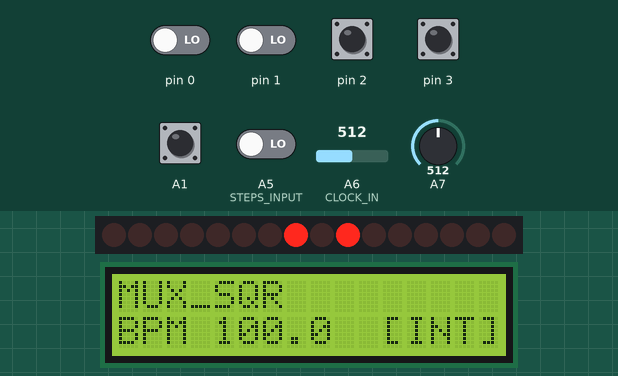
Recording of a program running on a simulated Arduino Nano, built with avr-gcc and run on an emulated ATmega328P. Shown: 16 shift-register outputs drawn as a row of LEDs (first output left, lit = HIGH), 16×2 character LCD. Wiring (inferred from the names in the program): 2 × shift register (74HC595): data pin 11; shift clock pin 13; latch A3. Wiring (inferred from the signals the program sends): row of LEDs: on Q0, Q1, Q2, Q3, Q4, Q5, Q6, Q7, Q8, Q9, Q10, Q11, Q12, Q13, Q14, Q15. The test bench sets the inputs (shaded band); at power-on: A1, pin 2, pin 3 HIGH, A5 (STEPS_INPUT), pin 0, pin 1 LOW, A6 (CLOCK_IN) = 512, A7 = 512. Random numbers use the default seed unless the program sets one; what the program prints to the serial monitor is not drawn.

Above: at 1.2 s.
1.3 s: A6 (CLOCK_IN) set to 608
4.3 s: A6 (CLOCK_IN) set to 637
At 5.8 s:
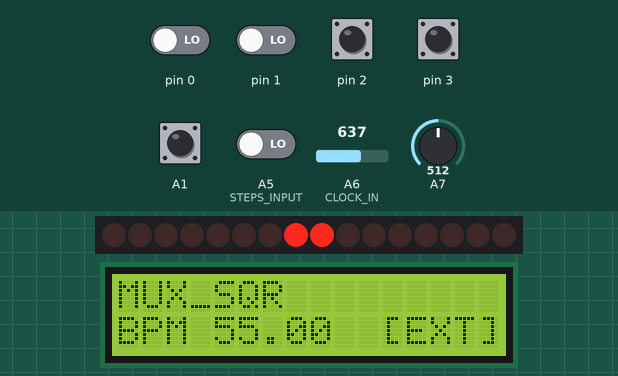
7.3 s: A1 pulled LOW for 0.15 s
At 7.8 s:
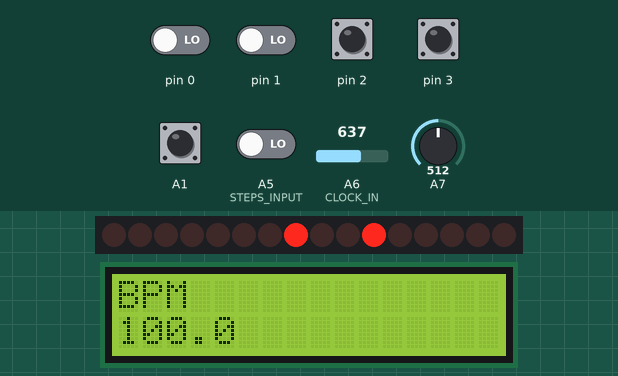
8.0 s: A5 (STEPS_INPUT) driven HIGH
At 9.5 s:
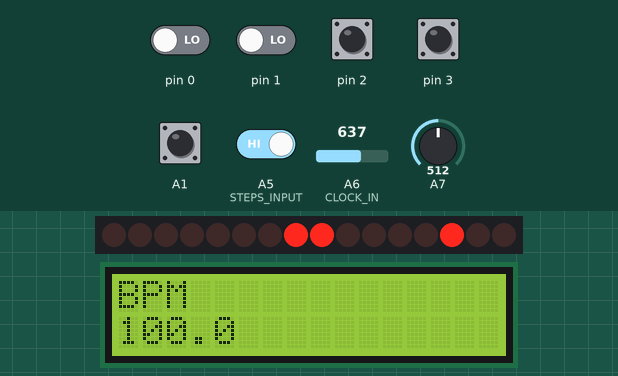
10.6 s: A7 set to 0
At 11.0 s:
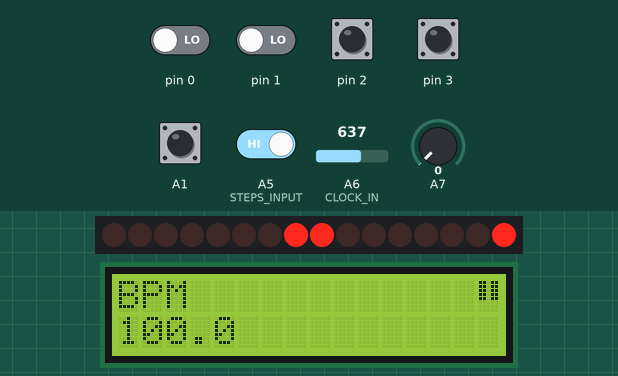
Timing chart, 0 to 13.6 s (numbered marks = the images above; inputs shaded):
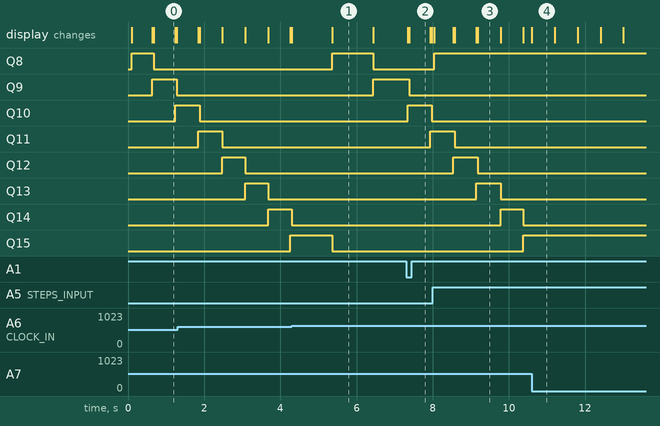

The program:

main.cpp
```cpp
#include "global.h"
#include "utils.h"

bool debug =  true;

void debugger()
{
  // serial(" externalMillis ", clock.externalClockMillis);
  // serial(" externalFlag ", clock.isExternalClock);
  // serial(" single ", encoderSetButton.singlePressActive);

  // Serial.println();
}

void print()
{
  menu.pause(pauseButton.singlePressActive);
  menu.print();
  menu.functionSelected();
  clock.output();
}

void updateMultiplexer()
{
  if(!menu.selectFunction) {
    byte state = sequencer.getStepsState();
    int position = sequencer.getPosition();

    bool stepOn = bitRead(state, position);

    if(stepOn)
      multiplexer.unmute();
    else
      multiplexer.mute();

    multiplexer.selector(sequencer.getPosition());
  }
}
void updateSequence()
{
  clock.update();
  if(
    clock.tick
    && !clock.paused
    && !pauseButton.singlePressActive
  ) {
    sequencer.changeStep();
  }

}
void updateVariables()
{
  if(menu.isSetMode()) menu.functionSelected();
}
void update()
{
  updateVariables();
  updateSequence();
  updateMultiplexer();
}

void checkEncoder()
{
  if(encoder.newDataAvailable()){
    if(!menu.selectFunction)
      menu.selectIndex(encoder.getDirection());
    else menu.functionSelected();

    menu.clear();
    print();
  };
}
void checkSetEncoder()
{
  encoderSetButton.check();
  if(encoderSetButton.isDoublePressed)
  {
    menu.setFunction = true;
    menu.clear();
    menu.print();
    menu.functionSelected();
    menu.escape();
  }
  if(encoderSetButton.isSinglePressed)
  {
    menu.selectFunction = true;
    menu.clear();
    menu.print();
    menu.functionSelected();
  }
}
void checkRegister()
{
  stepButtonPanel.output(sequencer.getStepsAndPosition());
  if(!stepButtonPanel.lock){
    byte activeSteps = stepButtonPanel.check();
    sequencer.setStepsState(activeSteps);
  }
}
void checkClock()
{
  clock.check();
}
void checkPause()
{
  pauseButton.check();
  if(pauseButton.singlePressActive)
    clock.pause();
  else
    clock.play();
}
void check()
{

  checkPause();
  checkSetEncoder();
  checkEncoder();
  checkClock();
  checkRegister();

}

bool running()
{
  if(debug) debugger();
  check();
  update();
  print();

  return true;
}

void setup()
{
  sequencer.begin();
  clock.begin();
  display.begin();
  encoder.begin();
  multiplexer.begin();
  stepButtonPanel.begin();
  menu.begin();

  if(debug){
    Serial.begin(115200);
    Serial.println("serial connected");
  }

  check();
  update();

}

void loop()
{
  while (
    running()
  );
}
```

global.h
```cpp
#ifndef GLOBAL_H_
#define GLOBAL_H_

#include "sequencer/sequencer.h"
#include "encoder/encoder.h"
#include "controller/controller.h"
#include "display/display.h"
#include "shiftRegister/shiftRegister.h"
#include "multiplexer/multiplexer.h"
#include "menu/menu.h"
#include "clock/clock.h"

extern Clock          clock;
extern Sequencer      sequencer;
extern Encoder        encoder;
extern Controller     encoderSetButton;
extern Controller     pauseButton;
extern ShiftRegister  stepButtonPanel;
extern Multiplexer    multiplexer;
extern Display        display;
extern Menu           menu;

#endif
```

menuFunctions.h
```cpp
#include "global.h"
#include "utils.h"

//BPM
void fn101() {
  if(clock.isExternalClock){
    if(menu.selectFunction){
      display.print("[EXT]", 0, 1);
    } else {
      display.print(clock.millisToBpm(clock.externalClockMillis));
      display.print("[EXT]", 11, 1);
    }
  } else {
    if(menu.selectFunction){
      clock.setSpeedInBpm(encoder.getDirection());
      display.print(clock.getSpeed(), 0, 1);

      if(menu.setFunction) menu.escape();
    } else {
      display.print(clock.getSpeed());
      display.print("[INT]", 11, 1);
    }
  }
}
// CURRENT STEP
void fn201() {
  if(menu.selectFunction) {
    clock.pause();
    stepButtonPanel.locked();
    stepButtonPanel.check();

    uint8_t position = stepButtonPanel.isKeyPressed ?
      stepButtonPanel.keyPressed : sequencer.getPosition();

    sequencer.setPosition(position);
    sequencer.setPositionVariation(encoder.getDirection());

    multiplexer.unmute();
    multiplexer.selector(sequencer.getPosition());

    stepButtonPanel.output(1 << position);
    display.print(sequencer.getPosition() + 1, 0, 1);

    if(menu.setFunction){
      stepButtonPanel.unlocked();
      menu.escape();
    }
  } else {
    clock.play();
    display.print(sequencer.getPosition() + 1);
  }
}
// SEQUENCE
void fn301() {
  static byte subMenu = 0;
  if(menu.selectFunction) {
    subMenu += encoder.getDirection();
    // SUBMENU[] labels range
    subMenu = constrain(subMenu, 0, 3);

    display.print(menu.SUBMENU[subMenu], 0, 1);

    if(menu.setFunction){
      sequencer.setSequenceMode(subMenu);
      menu.escape();
    }
  } else {
    display.print(menu.SUBMENU[subMenu]);
  }
}
// CLOCK FACTOR
void fn401() {
  static byte subMenu = 6;
  if(menu.selectFunction) {
    subMenu += encoder.getDirection();
    // SUBMENU[] labels range
    subMenu = constrain(subMenu, 0, 12);

    if(menu.setFunction){
      clock.setInternalFactor(subMenu);
      menu.escape();
    }

    display.print(menu.FACTOR[subMenu], 0, 1);
  } else {
    display.print(menu.FACTOR[subMenu], 13, 1);
  }
}
//RESET STEPS
void fn501() {
  static byte subMenu = 0;
  if(menu.selectFunction) {
    subMenu += encoder.getDirection();
    // SUBMENU[] labels range
    subMenu = constrain(subMenu, 4, 6);
    if(menu.setFunction){
      if(subMenu == 4) sequencer.resetSequence(ALL_ON);
      if(subMenu == 5) sequencer.resetSequence(ALL_OFF);
      if(subMenu == 6) menu.escape();
      menu.escape();
    }
    display.print(menu.SUBMENU[subMenu], 0, 1);
  }
}
//CUSTOM SEQUENCE
void fn601() {
  static byte index = 0;
  byte step = 0;
  if(menu.selectFunction){
    stepButtonPanel.locked();
    stepButtonPanel.check();

    index += encoder.getDirection();
    index = index % 8;

    if(stepButtonPanel.isKeyPressed){
      step = stepButtonPanel.keyPressed;
      sequencer.setStep(index, step);
    }

    for(byte i = 0 ; i < 8 ; i++)
    if(index == i)
      display.blink(sequencer.getStep(i) + 1, i * 2, 1);
    else
      display.print(sequencer.getStep(i) + 1, i * 2, 1);

    if(menu.setFunction){
      stepButtonPanel.unlocked();
      menu.escape();
    }
  }
}

void fn6011(){
  display.print("GENERATE", 0, 1);
}

void fn6012(){
  display.print("SAVE", 0, 1);
}

void fn6013(){
  display.print("LOAD", 0, 1);
}
```

pinout.h
```cpp
#include <Arduino.h>

// #define PROTOTYPE_BOARD
// #define METRIC_BOARD
#define METRIC_BOARD_V2

#ifdef PROTOTYPE_BOARD
  #define SHIFT_REG_SCK         13  // to 74HC595 SH_CP [PIN 11]
  #define SHIFT_REG_MOSI        11  // to 74HC595 DS    [PIN 14]
  #define SHIFT_REG_LATCH_LCD   10  // to 74HC595 ST_CP [PIN 12]
  #define SHIFT_REG_LATCH_BTNS  8   // to 74HC595 ST_CP [PIN 12]

  #define ENCODER_A       2
  #define ENCODER_B       3
  #define ENCODER_SET     4

  #define MUX_A           5
  #define MUX_B           6
  #define MUX_C           7

  #define CLOCK_OUT       9
  #define CLOCK_IN        12

  #define PAUSE_BUTTON    A0
  #define STEP_CTRL_INPUT A1

  #define LCD_CHARS 16
  #define LCD_LINES 2

  #define ENCODER_MIN -1000
  #define ENCODER_MAX 1000

#elif defined(METRIC_BOARD)
  #define REGISTER_SCK    13
  #define REGISTER_MOSI   11
  #define REGISTER_LATCH  A3

  #define ENCODER_A     3
  #define ENCODER_B     2
  #define ENCODER_SET   A7

  #define MUX_A         12
  #define MUX_B         10
  #define MUX_C         A0
  #define MUX_INH       A5

  #define CLOCK_OUT     A2
  #define CLOCK_IN      A6

  #define PAUSE_BUTTON  A1
  #define STEPS_INPUT   A4

  #define LCD_RS        4
  #define LCD_EN        5
  #define LCD_D4        6
  #define LCD_D5        7
  #define LCD_D6        8
  #define LCD_D7        9

  #define LCD_CHARS     16
  #define LCD_LINES     2

  #define ENCODER_MIN   -500
  #define ENCODER_MAX   500

  #define ALL_ON        true
  #define ALL_OFF       false

#elif defined(METRIC_BOARD_V2)
  #define REGISTER_SCK    13
  #define REGISTER_MOSI   11
  #define REGISTER_LATCH  A3

  #define ENCODER_A     2
  #define ENCODER_B     3
  #define ENCODER_SET   A1

  #define MUX_A         12
  #define MUX_B         10
  #define MUX_C         A0
  #define MUX_INH       A4

  #define CLOCK_OUT     A2
  #define CLOCK_IN      A6

  #define PAUSE_BUTTON  A7
  #define STEPS_INPUT   A5

  #define LCD_RS        4
  #define LCD_EN        5
  #define LCD_D4        6
  #define LCD_D5        7
  #define LCD_D6        8
  #define LCD_D7        9

  #define LCD_CHARS     16
  #define LCD_LINES     2

  #define ENCODER_MIN   -500
  #define ENCODER_MAX   500

  #define ALL_ON        true
  #define ALL_OFF       false
#endif
```

utils.h
```cpp
#include <Arduino.h>

#ifndef UTILS_H_
#define UTILS_H_

#define serial(label, value) Serial.print(label); Serial.print("_"); Serial.print(value); Serial.print("  ");

// void printByte(byte b)
// {
//   for(int i = 7; i >= 0; i--)
//     Serial.print(bitRead(b,i));
// }

// int serialInput()
// {
//   static int input = 0;

//     if (Serial.available()) {
//       input = Serial.parseInt();
//       Serial.print("serial input: ");
//       Serial.println(input);
//     }

//     return input;
// }

#endif
```

clock.cpp
```cpp
#include "clock.h"
#include "pinout.h"
#include "utils.h"

#define READ_TRESHOLD 620

Clock::Clock(float _bpm)
{
  bpm = _bpm;
  internalClockMillis = bpmToMillis(bpm);
}
void Clock:: begin(){
  pinMode(CLOCK_IN, INPUT);
  pinMode(CLOCK_OUT, OUTPUT);

  currentMillis = millis();
}
// speed methods
void Clock::setSpeedInMillis(int millis){
  internalClockMillis = millis;
  bpm = millisToBpm(internalClockMillis);
}

void Clock::setSpeedInBpm(float variation){
  bpm += variation;
  internalClockMillis = bpmToMillis(bpm);
}

uint32_t Clock::bpmToMillis(float bpm){
 return ( 60000 / bpm );
}

float Clock::millisToBpm(int millis){
 return ( 60000 / millis );
}

float Clock::getSpeed(){
  return bpm;
}

// pause methods
bool Clock::isPaused(){
  return paused;
}

void Clock::play(){
  paused = false;
}

void  Clock::pause(){
  paused = true;
}

// clock methods
void Clock::check() {
  external();

  if(isExternalClock)
    clockMillis = externalClockMillis;
  else
    clockMillis = internalClockMillis;
}

void  Clock::update(){
  currentMillis = millis();
  internal();
}

void Clock::external() {
  static bool lastState = LOW;
  static uint32_t lastChange = 0;

  bool currentState =
    analogRead(CLOCK_IN) > READ_TRESHOLD ? HIGH : LOW;

  if(lastState == LOW && currentState == HIGH){
    const int readings = 4;
    static uint32_t externalReadings[readings] = {0};
    static int index = 0;

    externalReadings[index] = millis() - lastChange;
    index = (index + 1) % readings;

    uint32_t sum = 0;
    for(int i = 0; i < readings; i++){
      sum += externalReadings[i];
    }
    externalClockMillis = sum / readings;

    lastChange = millis();
  }

  if(millis() - lastChange > 3000){
    isExternalClock = false;
  } else if(millis() > 3000){
    isExternalClock = true;
  }

  lastState = currentState;
}

void Clock::internal(){
  static uint32_t lastChange = 0;
  uint32_t millisPeriod = clockMillis * internalClockFactor;

  if(currentMillis - lastChange >= millisPeriod){
    tick = true;
    lastChange = currentMillis;
  } else {
    tick = false;
  }

  if(!isExternalClock){
    if(currentMillis - lastChange >= millisPeriod * .2) {
      clockOut = LOW;
    } else {
      clockOut = HIGH;
    }
  }

}
void  Clock::output(){
  // if(paused) clockOut = HIGH;
  digitalWrite(CLOCK_OUT, clockOut);
}

void  Clock::setInternalFactor(int factor){
  switch(factor)
  {
    case 0:   internalClockFactor = 64;       break;
    case 1:   internalClockFactor = 32;       break;
    case 2:   internalClockFactor = 16;       break;
    case 3:   internalClockFactor = 8;        break;
    case 4:   internalClockFactor = 4;        break;
    case 5:   internalClockFactor = 2;        break;
    case 6:   internalClockFactor = 1;        break;
    case 7:   internalClockFactor = .5;       break;
    case 8:   internalClockFactor = .25;      break;
    case 9:   internalClockFactor = .125;     break;
    case 10:  internalClockFactor = .0625;    break;
    case 11:  internalClockFactor = .03125;   break;
    case 12:  internalClockFactor = .015625;  break;
  }
}
```

clock.h
```cpp
#ifndef CLOCK_H_
#define CLOCK_H_
#include <Arduino.h>

class Clock {
  public:
    Clock(float speed);

    void begin();
    // Speed methods
    float bpm;
    uint32_t clockMillis = 0;
    uint32_t currentMillis = 0;
    uint32_t internalClockMillis = 0;
    uint32_t externalClockMillis = 0;
    uint32_t bpmToMillis(float bpm);
    float millisToBpm(int millis);
    bool isExternalClock = false;
    void setSpeedInBpm(float variation);
    void setSpeedInMillis(int speed);
    float getSpeed();
    //Pause methods
    bool paused = false;
    bool isPaused();
    void pause();
    void play();
    //Clock methods
    bool tick = false;
    void check();
    void update();
    void output();
    void internal();
    void external();
    // Clock Factor
    void setInternalFactor(int factor);
    float internalClockFactor = 1;
    uint8_t clockOut = LOW;

};

#endif
```

controller.cpp
```cpp
#include "controller.h"
#include "pinout.h"


Controller::Controller(uint8_t pin)
{
  inputPin = pin;
  if(inputPin == A6 || inputPin == A7){
    isAnalogPin = true;
  } else isAnalogPin = false;

  if(!isAnalogPin) pinMode(inputPin, INPUT_PULLUP);

  lastPressTime = 0;
  isSinglePressed = false;
  isDoublePressed = false;
  singlePressActive = false;
  doublePressActive = false;

  doublePushInterval = 400;

  currentState = pinRead();
}
bool Controller::pinRead() {
  int currentRead;
  currentRead = isAnalogPin ? analogRead(inputPin) : digitalRead(inputPin);

  return !currentRead;
}

void Controller::check()
{
  uint32_t currentTime;
  currentState = pinRead();

  if (lastState == LOW && currentState == HIGH) {
    currentTime = millis();
    if(currentTime - lastPressTime <= doublePushInterval)
    {
      doublePressActive = !doublePressActive;
      isSinglePressed = false;
      isDoublePressed = true;
    } else {
      singlePressActive = !singlePressActive;
      isSinglePressed = true;
      isDoublePressed = false;
      lastPressTime = currentTime;
    }
  } else {
    isSinglePressed = false;
    isDoublePressed = false;
  }
  lastState = currentState;
}

bool Controller::isChanged()
{
  if(lastState != currentState) return true;
  else return false;
}
```

controller.h
```cpp
#ifndef CONTROLLER_H_
#define CONTROLLER_H_
#include <Arduino.h>


class Controller
{
  public:
    Controller(uint8_t pin);

    void begin();
    void update();
    void check();
    bool pinRead();
    bool isChanged();
    bool isSinglePressed;
    bool isDoublePressed;
    bool singlePressActive;
    bool doublePressActive;
    uint32_t doublePushInterval;
  // private:
    int inputPin;
    bool isAnalogPin;
    int lastState;
    int currentState;
    uint32_t lastPressTime;
};

#endif
```

display.cpp
```cpp
#include <Arduino.h>
#include "pinout.h"
#include "display.h"

#ifdef PROTOTYPE_BOARD
  #include <ShiftedLCD.h>
  #include <SPI.h>
#elif defined(METRIC_BOARD_V2)
  #include <LiquidCrystal.h>
#endif

byte activedStep[] = {
  B11111,
  B11111,
  B11111,
  B11111,
  B11111,
  B11111,
  B11111,
  B11111
};

byte deactivedStep[] = {
  B11111,
  B10001,
  B10001,
  B10001,
  B10001,
  B10001,
  B10001,
  B11111
};

byte pauseSymbol[] = {
    B11011,
    B11011,
    B11011,
    B11011,
    B11011,
    B00000,
    B00000,
    B00000
  };

Display::Display()
{
  #ifdef PROTOTYPE_BOARD
    lcd = new LiquidCrystal(SHIFT_REG_LATCH_LCD);
  #elif defined(METRIC_BOARD_V2)
    lcd = new LiquidCrystal(LCD_RS, LCD_EN, LCD_D4, LCD_D5, LCD_D6, LCD_D7);
  #endif
}

void Display::begin()
{
  lcd->begin(LCD_CHARS, LCD_LINES);

  lcd->createChar(0, deactivedStep);
  lcd->createChar(1, activedStep);
  lcd->createChar(2, pauseSymbol);

  lcd->clear();

}

void Display::clear(){
  lcd->clear();
}

void Display::pause(uint8_t x, uint8_t y){
  static uint32_t blinkInterval = 600;
  static uint32_t lastBlink = 0;
  static bool blink = false;

  if(millis() - lastBlink >= blinkInterval){
    blink = !blink;
    lastBlink = millis();
  }
  lcd->setCursor(x, y);
  blink? lcd->write(byte(2)) : lcd->print(" ");
}

void Display::print(const char * data) {
  lcd->print(data);
}

void Display::print(int data) {
  lcd->print(data);
}

void Display::print(float data) {
  // Buffer big enough for 000.0 lenght float
  char result[4];
  // Leave room for too large numbers ['000' '.' '0']
  dtostrf(data, 3, 1, result);
  lcd->print(result);
}

void Display::print(const char * data, uint8_t x, uint8_t y) {
  lcd->setCursor(x, y);
  lcd->print(data);
}

void Display::print(float data, uint8_t x, uint8_t y) {
  lcd->setCursor(x, y);
  print(data);
}

void Display::print(int data, uint8_t x, uint8_t y) {
  lcd->setCursor(x, y);
  print(data);
}

void Display::blink(uint8_t data, uint8_t x, uint8_t y){
  static uint32_t blinkInterval = 600;
  static uint32_t lastBlink = 0;
  static bool blink = false;

  if(millis() - lastBlink >= blinkInterval){
    blink = !blink;
    lastBlink = millis();
  }
  lcd->setCursor(x, y);
  blink? lcd->print(" ") : lcd->print(data);
}
```

display.h
```cpp
#ifndef DISPLAY_H_
#define DISPLAY_H_
#include <Arduino.h>
#include "pinout.h"

#ifdef PROTOTYPE_BOARD
  #include <ShiftedLCD.h>
  #include <SPI.h>
#elif defined(METRIC_BOARD_V2)
  #include <LiquidCrystal.h>
#endif

class Display
{
public:
  Display();

  LiquidCrystal *lcd;
  void begin();
  void clear();
  void pause(uint8_t x, uint8_t y);

  void print(const char * data);
  void print(const char * data, uint8_t x, uint8_t y);
  void print(float data);
  void print(float data, uint8_t x, uint8_t y);
  void print(int data);
  void print(int data, uint8_t x, uint8_t y);
  void blink(uint8_t data, uint8_t x, uint8_t y);
};

#endif


// // https:// github.com/VRomanov89/EEEnthusiast/blob/master/03.%20Arduino%20Tutorials/02.%20LCDMenuTutorial/LCDMenuProgramming/LCDMenuProgramming.ino
// // https:// forum.arduino.cc/t/menu-for-changing-values-difficulty-implementing/82652
```

Source omitted: encoder.cpp (1789 bytes), encoder.h (853 bytes), global.cpp (590 bytes), menu.cpp (1643 bytes), menu.h (1258 bytes), multiplexer.h (541 bytes), sequencer.cpp (2130 bytes), sequencer.h (937 bytes), shiftRegister.cpp (1453 bytes), shiftRegister.h (364 bytes)

Measured:
- the behaviour switches between 620 and 621 on A6 (CLOCK_IN) (found by bisection; images 0 and 1)
- what the display in image 0 shows lasts 0.5 s, from 0.7 s to 1.2 s
- what the display in image 1 shows lasts 1.0 s, from 5.4 s to 6.4 s
